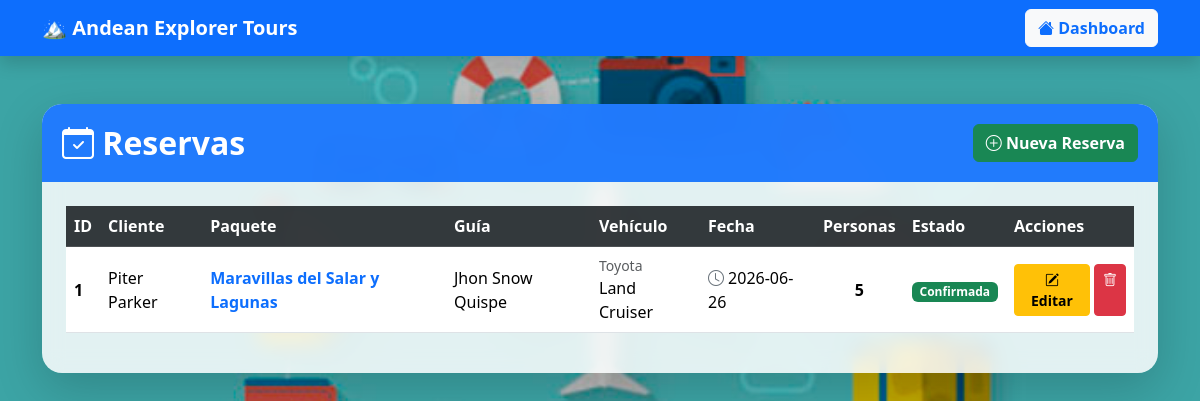
Page /reservas (signed in) on the committed database.
### app/models/reserva.py (models this page shows)
class Reserva(db.Model):
    id = db.Column(
        db.Integer,
        primary_key=True
    )
    cliente_id = db.Column(
        db.Integer,
        db.ForeignKey('cliente.id')
    )
    paquete_id = db.Column(
        db.Integer,
        db.ForeignKey('paquete.id')
    )
    guia_id = db.Column(
        db.Integer,
        db.ForeignKey('guia.id')
    )
    vehiculo_id = db.Column(
        db.Integer,
        db.ForeignKey('vehiculo.id')
    )
    fecha = db.Column(
        db.String(30)
    )
    personas = db.Column(
        db.Integer
    )
    estado = db.Column(
        db.String(30)
    )
    cliente = db.relationship('Cliente')
    paquete = db.relationship('Paquete')
    guia = db.relationship('Guia')
    vehiculo = db.relationship('Vehiculo')

### app/models/cliente.py (models this page shows)
class Cliente(db.Model):
    id = db.Column(
        db.Integer,
        primary_key=True
    )
    nombres = db.Column(
        db.String(100),
        nullable=False
    )
    apellidos = db.Column(
        db.String(100),
        nullable=False
    )
    telefono = db.Column(
        db.String(20)
    )
    email = db.Column(
        db.String(100)
    )
    pasaporte = db.Column(
        db.String(50)
    )

### app/models/paquete.py (models this page shows)
class Paquete(db.Model):
    id = db.Column(
        db.Integer,
        primary_key=True
    )
    nombre = db.Column(
        db.String(100),
        nullable=False
    )
    destino = db.Column(
        db.String(100),
        nullable=False
    )
    duracion = db.Column(
        db.String(50)
    )
    precio = db.Column(
        db.Float,
        nullable=False
    )
    descripcion = db.Column(
        db.String(300)
    )

### app/models/guia.py (models this page shows)
class Guia(db.Model):
    id = db.Column(
        db.Integer,
        primary_key=True
    )
    nombre = db.Column(
        db.String(100),
        nullable=False
    )
    idiomas = db.Column(
        db.String(100)
    )
    certificaciones = db.Column(
        db.String(100)
    )

### app/models/vehiculo.py (models this page shows)
class Vehiculo(db.Model):
    id = db.Column(
        db.Integer,
        primary_key=True
    )
    marca = db.Column(
        db.String(50),
        nullable=False
    )
    modelo = db.Column(
        db.String(50),
        nullable=False
    )
    placa = db.Column(
        db.String(20),
        unique=True,
        nullable=False
    )
    capacidad = db.Column(
        db.Integer,
        nullable=False
    )
    estado = db.Column(
        db.String(30)
    )

### app/blueprints/reservas/routes.py (the view)
@reservas_bp.route('/reservas')
@login_required
def listar_reservas():
    reservas = Reserva.query.all()
    return render_template(
        'reservas/listar.html',
        reservas=reservas
    )

### app/templates/reservas/listar.html (shortened to what this page needs)
<!DOCTYPE html>
<html lang="es">
<head>
    <link href="https://cdn.jsdelivr.net/npm/bootstrap@5.3.3/dist/css/bootstrap.min.css" rel="stylesheet">
    <link href="https://cdn.jsdelivr.net/npm/bootstrap-icons@1.11.3/font/bootstrap-icons.css" rel="stylesheet">
</head>
<body>
<nav class="navbar navbar-dark bg-primary shadow">
    <div class="container">
        <span class="navbar-brand fw-bold">
            🏔 Andean Explorer Tours
        </span>
        <a href="/dashboard" class="btn btn-light text-primary fw-bold">
            <i class="bi bi-house-fill"></i> Dashboard
        </a>
    </div>
</nav>
<div class="container mt-5 mb-5">
    <div class="card card-glass shadow-lg">
        <div class="card-header text-white">
            <div class="d-flex justify-content-between align-items-center">
                <h2 class="m-0 fw-bold">
                    <i class="bi bi-calendar-check"></i> Reservas
                </h2>
                <a href="/reservas/nuevo" class="btn btn-success fw-semibold">
                    <i class="bi bi-plus-circle"></i> Nueva Reserva
                </a>
            </div>
        </div>
        <div class="card-body p-4">
            <div class="table-responsive">
                <table class="table table-hover align-middle">
                    <thead class="table-dark">
                        <tr>
                            <th>ID</th>
                            <th>Cliente</th>
                            <th>Paquete</th>
                            <th>Guía</th>
                            <th>Vehículo</th>
                            <th>Fecha</th>
                            <th>Personas</th>
                            <th>Estado</th>
                            <th>Acciones</th>
                        </tr>
                    </thead>
                    <tbody>
                    {% for reserva in reservas %}
                        <tr>
                            <td class="fw-bold">{{reserva.id}}</td>
                            <td>
                                {{reserva.cliente.nombres}} {{reserva.cliente.apellidos}}
                            </td>
                            <td>
                                <span class="fw-semibold text-primary">{{reserva.paquete.nombre}}</span>
                            </td>
                            <td>{{reserva.guia.nombre}}</td>
                            <td>
                                <small class="text-muted d-block">{{reserva.vehiculo.marca}}</small>
                                {{reserva.vehiculo.modelo}}
                            </td>
                            <td>
                                <i class="bi bi-clock text-secondary me-1"></i>{{reserva.fecha}}
                            </td>
                            <td class="text-center fw-bold">
                                {{reserva.personas}}
                            </td>
                            <td>
                                {% if reserva.estado == "Confirmada" %}
                                    <span class="badge bg-success px-2.5 py-1.5">{{reserva.estado}}</span>
                                {% elif reserva.estado == "Pendiente" %}
                                    <span class="badge bg-warning text-dark px-2.5 py-1.5">{{reserva.estado}}</span>
                                {% else %}
                                    <span class="badge bg-danger px-2.5 py-1.5">{{reserva.estado}}</span>
                                {% endif %}
                            </td>
                            <td>
                                <div class="d-flex gap-1">
                                    <a href="/reservas/editar/{{reserva.id}}" class="btn btn-warning btn-sm fw-semibold">
                                        <i class="bi bi-pencil-square"></i> Editar
                                    </a>
                                    <a href="/reservas/eliminar/{{reserva.id}}" class="btn btn-danger btn-sm"
                                       onclick="return confirm('¿Eliminar reserva?')">
                                        <i class="bi bi-trash"></i>
                                    </a>
                                </div>
                            </td>
                        </tr>
                    {% endfor %}
                    </tbody>
                </table>
            </div>
        </div>
    </div>
</div>
</body>
</html>

### rows in the picture
Reserva: id "1", cliente.nombres "Piter", cliente.apellidos "Parker", paquete.nombre "Maravillas del Salar y Lagunas", guia.nombre "Jhon Snow Quispe", vehiculo.marca "Toyota", vehiculo.modelo "Land Cruiser", fecha "2026-06-26", personas "5", estado "Confirmada"
